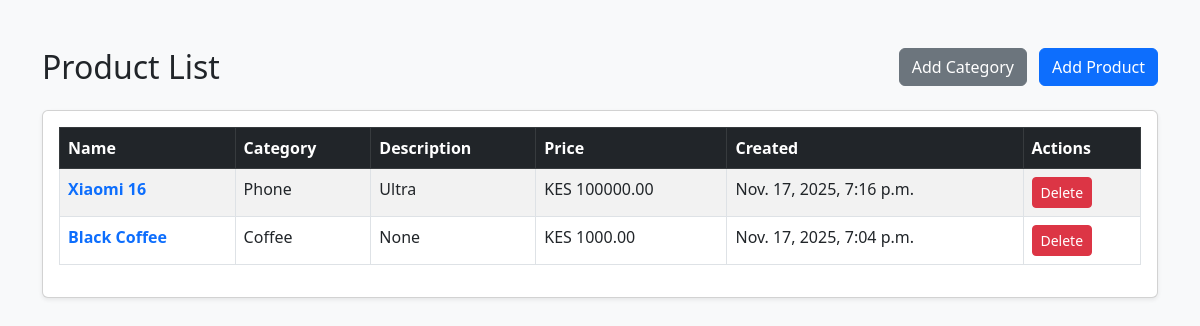
The page / on the database its author committed.
### shop/models.py (models this page shows, shortened)
class Product(models.Model):
    category = models.ForeignKey(Category,
                                 related_name='products',
                                 on_delete=models.CASCADE)
    name = models.CharField(max_length=200)
    description = models.TextField(blank=True)
    price = models.DecimalField(max_digits=10, decimal_places=2, default=0.00)
    created = models.DateTimeField(default=timezone.now)
    updated = models.DateTimeField(auto_now=True)

class Category(models.Model):
    name = models.CharField(max_length=200)
    slug = models.SlugField(max_length=200, unique=True)
    class Meta:
        ordering = ['name']

### shop/views.py (the view)
# urls.py: path('', views.product_list, name='product_list'),
def product_list(request):
    products = Product.objects.select_related('category').order_by('-created')
    return render(request, 'shop/product_list.html', {'products': products})

### shop/templates/shop/product_list.html (shortened to what this page needs)
<!DOCTYPE html>
<html lang="en">
<head>
    <link
        href="https://cdn.jsdelivr.net/npm/bootstrap@5.3.0/dist/css/bootstrap.min.css"
        rel="stylesheet">
</head>
<body class="bg-light">
    <div class="container mt-5">
        <div class="d-flex justify-content-between mb-3">
            <h2>Product List</h2>
            <div>
                <a href="{% url 'shop:add_category' %}" class="btn btn-secondary me-2">
                    Add Category
                </a>
                <a href="{% url 'shop:add_product' %}" class="btn btn-primary">
                    Add Product
                </a>
            </div>
        </div>
        <div class="card shadow-sm">
            <div class="card-body">
                {% if products %}
                <table class="table table-bordered table-striped">
                    <thead class="table-dark">
                        <tr>
                            <th>Name</th>
                            <th>Category</th>
                            <th>Description</th>
                            <th>Price</th>
                            <th>Created</th>
                            <th>Actions</th>
                        </tr>
                    </thead>
                    <tbody>
                        {% for product in products %}
                        <tr>
                            <td>
                            <a href="{% url 'shop:product_detail' product.id %}" class="text-decoration-none fw-bold">
                            {{ product.name }} </a> </td>
                            <td>{{ product.category.name }}</td>
                            <td>{{ product.description|truncatechars:40 }}</td>
                            <td>KES {{ product.price }}</td>
                            <td>{{ product.created }}</td>
                            <td>
                                {% if product.id %}
                                    <a href="{% url 'shop:delete_product' product.id %}"
                                       class="btn btn-danger btn-sm">
                                        Delete
                                    </a>
                                {% else %}
                                    <span class="text-muted">Invalid ID</span>
                                {% endif %}
                            </td>
                        </tr>
                        {% endfor %}
                    </tbody>
                </table>
                {% else %}
                    <p class="text-muted">No products available.</p>
                {% endif %}
            </div>
        </div>
    </div>
</body>
</html>

### rows shown on the page
Product: name "Xiaomi 16", category.name "Phone", description "Ultra", price "100000.00", created "Nov. 17, 2025, 7:16 p.m.", shows "Delete"
Product: name "Black Coffee", category.name "Coffee", description "None", price "1000.00", created "Nov. 17, 2025, 7:04 p.m.", shows "Delete"
